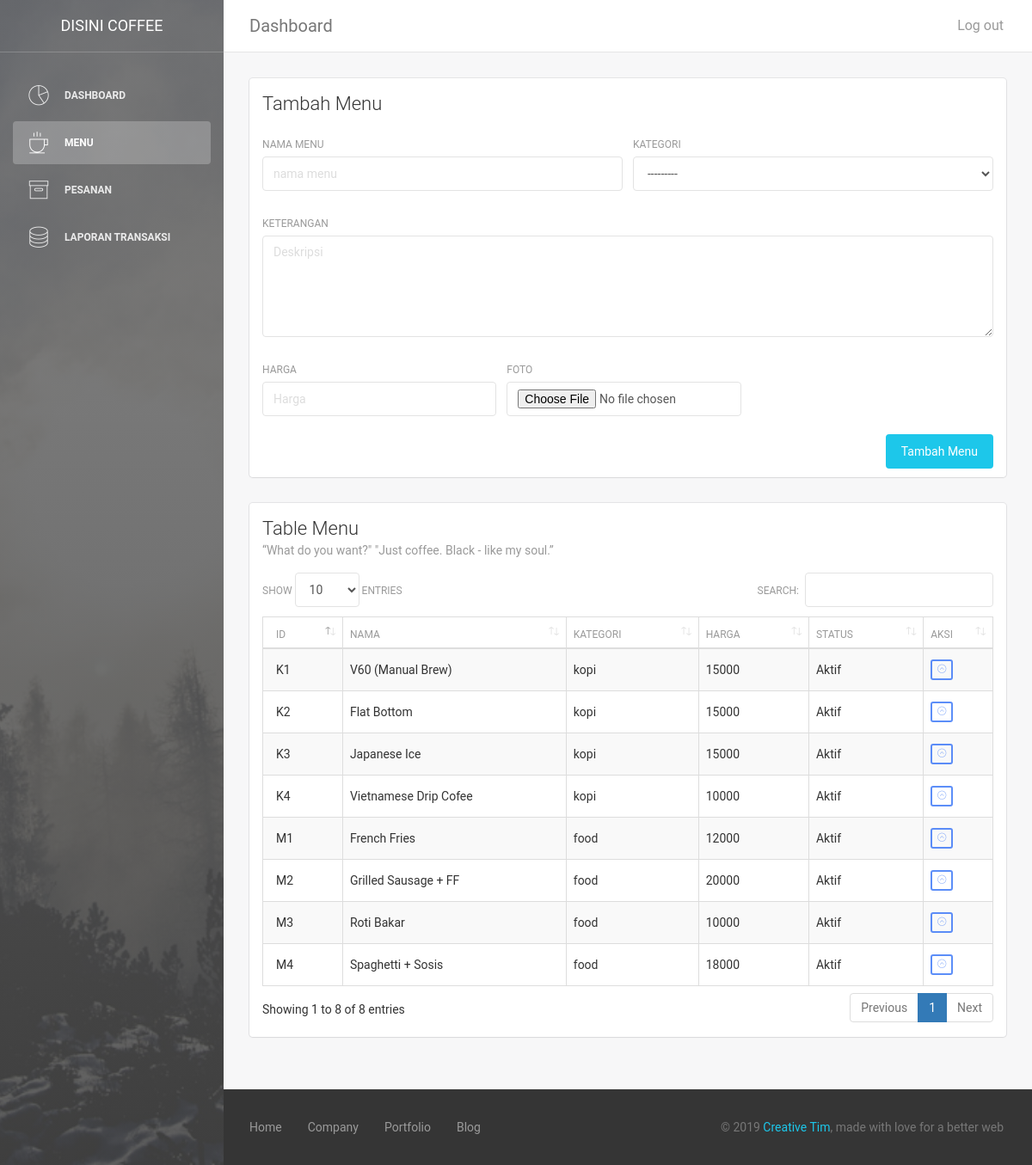
/admin/menu.php, run on the app's committed database.
### tables this page shows
CREATE TABLE `tbl_kopi` (
  `id_menu` char(5) NOT NULL,
  `nama_menu` varchar(50) NOT NULL,
  `deskripsi` varchar(1000) NOT NULL,
  `kategori` varchar(15) NOT NULL,
  `rating` float NOT NULL,
  `harga` int(10) NOT NULL,
  `foto` varchar(20) NOT NULL,
  `status` int(5) NOT NULL DEFAULT '1'
);

### admin/menu.php (the view, shortened to what this page needs)
<!doctype html>
<html lang="en">
<head>
    <link href="assets/css/bootstrap.min.css" rel="stylesheet" />
    <link href="assets/css/animate.min.css" rel="stylesheet"/>
    <link href="assets/css/light-bootstrap-dashboard.css?v=1.4.0" rel="stylesheet"/>
    <link rel="stylesheet" type="text/css" href="css/styleadmin.css">
    <link href="assets/css/demo.css" rel="stylesheet" />
    <link href="assets/datatables/datatables.min.css" rel="stylesheet"/>
    <link href="assets/fonts/font-awesome-4.7.0/css/font-awesome.min.css" rel="stylesheet">
    <link href="assets/css/pe-icon-7-stroke.css" rel="stylesheet" />
</head>
<body>
<div class="wrapper">
    <?php
        include "side-bar.php";
     ?>
    <div class="main-panel">
        <?php include "navbar-header.php"; ?>
        <div class="content">
            <div class="container-fluid">
                <div class="row">
                    <div class="col-md-12">
                        <div class="card">
                            <div class="header">
                                <h4 class="title">Tambah Menu</h4>
                            </div>
                            <div class="content">
                                <form action="aksi/tambah_menu.php" method="POST" enctype="multipart/form-data">
                                    <div class="row">
                                        <div class="col-md-6">
                                            <div class="form-group">
                                                <label>Nama Menu</label>
                                                <input type="text" name="nama_menu" class="form-control" placeholder="nama menu" required>
                                            </div>
                                        </div>
                                        <div class="col-md-6">
                                            <div class="form-group">
                                                <label>Kategori</label>
                                                <select class="form-control" name="kategori" required>
                                                      <option>---------</option>
                                                </select>
                                            </div>
                                        </div>
                                    </div>
                                    <div class="row">
                                        <div class="col-md-12">
                                            <div class="form-group">
                                                <label>Keterangan</label>
                                                <TEXTAREA type="text" class="form-control" name="deskripsi" placeholder="Deskripsi"  rows="5" required></TEXTAREA>
                                            </div>
                                        </div>
                                    </div>
                                    <div class="row">
                                        <div class="col-md-4">
                                            <div class="form-group">
                                                <label>Harga</label>
                                                <input type="text" class="form-control" name="harga" placeholder="Harga"  required>
                                            </div>
                                        </div>
                                        <div class="col-md-4">
                                            <div class="form-group">
                                                <label for="exampleFormControlFile1">Foto</label>
                                                <input type="file" class="form-control" name="gambar" required>
                                              </div>
                                        </div>
                                    </div>
                                    <button name="tambah" type="submit" class="btn btn-info btn-fill pull-right">Tambah Menu</button>
                                    <div class="clearfix"></div>
                                </form>
                            </div>
                        </div>
                    </div>
                    <div class="col-md-12">
                        <div class="card">
                            <div class="header">
                                <h4 class="title">Table Menu</h4>
                                <p class="category">“What do you want?" "Just coffee. Black - like my soul.” </p>
                            </div>
                            <div class="content table-responsive table-full-width">
                            <table id="datatabel" class="table table-striped table-bordered" style="width:100%">
                            <thead>
                                <tr>
                                    <th>ID</th>
                                    <th>Nama</th>
                                    <th>Kategori</th>
                                    <th>Harga</th>
                                    <th>Status</th>
                                    <th>Aksi</th>
                                </tr>
                            </thead>
                            <tbody>
                                <?php
                                include "../koneksi.php";
                                $get = mysqli_query($c,"SELECT * FROM tbl_kopi");
                                while ($data = mysqli_fetch_array($get)){
                                    ?>
                                <tr>
                                    <td><?php echo $data['id_menu'] ?></td>
                                    <td><?php echo $data['nama_menu'] ?></td>
                                    <td><?php echo $data['kategori'] ?></td>
                                    <td><?php echo $data['harga'] ?></td>
                                    <td><?php if ($data['status'] == 1){
                                        echo "Aktif";
                                        }else{
                                            echo "Non-Aktif";
                                        } ?></td>
                                    <td>
                                        <a href="#" data-toggle="modal" data-target="#<?php echo $data["id_menu"]; ?>"><button type="button" class="btn btn-xs btn-primary" " title="Detail"><i class="pe-7s-angle-up-circle"></i></button></a>
                                </tr>
                                <?php
                                }
                                 ?>
                            </tbody>
                        </table>
                            </div>
                        </div>
                    </div>
                </div>
            </div>
        </div>
        <footer class="footer">
            <div class="container-fluid">
                <nav class="pull-left">
                    <ul>
                        <li>
                            <a href="#">
                                Home
                            </a>
                        </li>
                        <li>
                            <a href="#">
                                Company
                            </a>
                        </li>
                        <li>
                            <a href="#">
                                Portfolio
                            </a>
                        </li>
                        <li>
                            <a href="#">
                               Blog
                            </a>
                        </li>
                    </ul>
                </nav>
                <p class="copyright pull-right">
                    &copy; <script>document.write(new Date().getFullYear())</script> <a href="http://www.creative-tim.com">Creative Tim</a>, made with love for a better web
                </p>
            </div>
        </footer>
    </div>
</div>
</body>
</html>

### admin/css/styleadmin.css (style rules this page uses)
.footer { background: #353535; padding: 1em 0; }
ul.resp-tabs-list, p { margin: 0px; padding: 0px; }

### data on the page
tbl_kopi: id_menu "K1", nama_menu "V60 (Manual Brew)", kategori "kopi", harga "15000", status "Aktif"
tbl_kopi: id_menu "K2", nama_menu "Flat Bottom", kategori "kopi", harga "15000", status "Aktif"
tbl_kopi: id_menu "K3", nama_menu "Japanese Ice", kategori "kopi", harga "15000", status "Aktif"
tbl_kopi: id_menu "K4", nama_menu "Vietnamese Drip Cofee", kategori "kopi", harga "10000", status "Aktif"
tbl_kopi: id_menu "M1", nama_menu "French Fries", kategori "food", harga "12000", status "Aktif"
tbl_kopi: id_menu "M2", nama_menu "Grilled Sausage + FF", kategori "food", harga "20000", status "Aktif"
tbl_kopi: id_menu "M3", nama_menu "Roti Bakar", kategori "food", harga "10000", status "Aktif"
tbl_kopi: id_menu "M4", nama_menu "Spaghetti + Sosis", kategori "food", harga "18000", status "Aktif"
